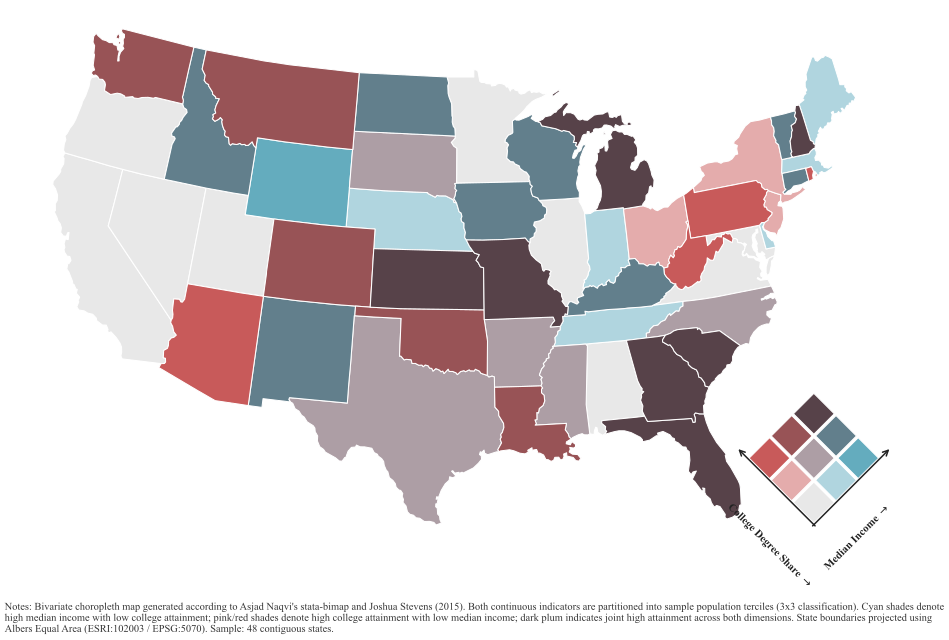

This chart was generated by the following Python code:
"""
Publication-Grade Bivariate Choropleth Map of the United States in Python.
Replicates the signature aesthetic of Asjad Naqvi's stata-bimap and Joshua Stevens (2015).
Features the classic 45-degree rotated diamond 2D legend with diagonal directional axes,
Albers Equal Area planar projection, and contiguous US state boundaries.

Citations:
- Stevens, J. (2015). Bivariate Choropleth Maps: A How-to Guide.
- Naqvi, A. (2022). BIMAP: Stata module to produce bivariate choropleth maps.
  Statistical Software Components S459091, Boston College Department of Economics.
"""

from pathlib import Path
import numpy as np
import pandas as pd
import matplotlib.pyplot as plt
from matplotlib.patches import Polygon as MplPolygon
import geopandas as gpd


# Joshua Stevens (2015) Classic Blue-Pink Bivariate 3x3 Palette (Pink-Blue)
# Equivalent to Asjad Naqvi's bimap palette
# Columns: X quantiles (0: Low, 1: Medium, 2: High)
# Rows: Y quantiles (0: Low, 1: Medium, 2: High)
BIVARIATE_PALETTE_3X3 = {
    (0, 0): "#E8E8E8",  # Low X, Low Y (Neutral light gray)
    (1, 0): "#B0D5DF",  # Med X, Low Y
    (2, 0): "#64ACBE",  # High X, Low Y (Strong Cyan/Blue)
    (0, 1): "#E4ACAC",  # Low X, Med Y
    (1, 1): "#AD9EA5",  # Med X, Med Y
    (2, 1): "#627F8C",  # High X, Med Y
    (0, 2): "#C85A5A",  # Low X, High Y (Strong Red/Pink)
    (1, 2): "#985356",  # Med X, High Y
    (2, 2): "#574249"   # High X, High Y (Dark Plum/Purple)
}


def load_contiguous_us_data():
    """
    Loads contiguous US states boundaries from local cache with explicit CRS handling:
    X: Median Household Income ($ thousands)
    Y: Share of Population with Bachelor's Degree or Higher (%)
    """
    base_dir = Path(__file__).resolve().parent
    geojson_path = base_dir / "data" / "us_states.geojson"
    
    if geojson_path.is_file():
        gdf = gpd.read_file(geojson_path)
    else:
        url = "https://raw.githubusercontent.com/python-visualization/folium/master/examples/data/us-states.json"
        gdf = gpd.read_file(url)
        
    gdf = gdf[~gdf["id"].isin(["AK", "HI", "PR", "DC"])].copy()
    
    # Explicitly ensure CRS is set before reprojection to Albers Equal Area
    if gdf.crs is None:
        gdf = gdf.set_crs(epsg=4326)
    gdf = gdf.to_crs(epsg=5070)
    
    # Synthetic empirical state indicators
    np.random.seed(42)
    n = len(gdf)
    
    mean_vec = [68.0, 34.0]
    cov_mat = [[140.0, 52.0], [52.0, 48.0]]
    sim_vals = np.random.multivariate_normal(mean_vec, cov_mat, size=n)
    
    gdf["income"] = sim_vals[:, 0]
    gdf["college_share"] = sim_vals[:, 1]
    
    gdf["x_tercile"] = pd.qcut(gdf["income"], q=3, labels=[0, 1, 2]).astype(int)
    gdf["y_tercile"] = pd.qcut(gdf["college_share"], q=3, labels=[0, 1, 2]).astype(int)
    
    gdf["biv_color"] = [
        BIVARIATE_PALETTE_3X3[(x, y)]
        for x, y in zip(gdf["x_tercile"], gdf["y_tercile"])
    ]
    
    return gdf


def draw_rotated_diamond_legend(ax, x_label="Higher Income", y_label="Higher College Share"):
    """
    Renders the classic 45-degree rotated 3x3 diamond legend used in stata-bimap and Joshua Stevens (2015).
    """
    cos45 = np.cos(np.pi / 4.0)
    sin45 = np.sin(np.pi / 4.0)
    cell_size = 0.92
    
    for i in range(3):
        for j in range(3):
            color = BIVARIATE_PALETTE_3X3[(i, j)]
            corners = np.array([
                [-cell_size / 2.0, -cell_size / 2.0],
                [cell_size / 2.0, -cell_size / 2.0],
                [cell_size / 2.0, cell_size / 2.0],
                [-cell_size / 2.0, cell_size / 2.0]
            ])
            corners += np.array([i + 0.5, j + 0.5])
            
            rot_x = corners[:, 0] * cos45 - corners[:, 1] * sin45
            rot_y = corners[:, 0] * sin45 + corners[:, 1] * cos45
            
            poly = MplPolygon(
                np.column_stack([rot_x, rot_y]),
                closed=True,
                facecolor=color,
                edgecolor="#FFFFFF",
                linewidth=0.7,
                zorder=10
            )
            ax.add_patch(poly)
            
    r_apex = 3.0 * cos45
    
    # Bottom-Right Axis Arrow (X variable)
    ax.annotate(
        "", xy=(r_apex + 0.35, r_apex + 0.35), xytext=(-0.1, -0.1),
        arrowprops=dict(arrowstyle="->", color="#222222", lw=1.1),
        zorder=12
    )
    ax.text(
        r_apex / 2.0 + 0.35, r_apex / 2.0 - 0.35,
        f"{x_label} $\\rightarrow$",
        rotation=45, ha="center", va="top",
        fontsize=7.8, fontweight="bold", color="#222222",
        zorder=12
    )
    
    # Bottom-Left Axis Arrow (Y variable)
    ax.annotate(
        "", xy=(-r_apex - 0.35, r_apex + 0.35), xytext=(0.1, -0.1),
        arrowprops=dict(arrowstyle="->", color="#222222", lw=1.1),
        zorder=12
    )
    ax.text(
        -r_apex / 2.0 - 0.35, r_apex / 2.0 - 0.35,
        f"{y_label} $\\rightarrow$",
        rotation=-45, ha="center", va="top",
        fontsize=7.8, fontweight="bold", color="#222222",
        zorder=12
    )
    
    ax.set_xlim(-3.0, 3.0)
    ax.set_ylim(-0.8, 5.0)
    ax.set_aspect("equal")
    ax.axis("off")


def plot_bivariate_us_map(gdf, out_png=None, out_pdf=None, style_path=None):
    """
    Renders professional bivariate US choropleth adhering to stata-bimap and Gastel & Day exhibit standards.
    Exports both vector PDF and 300 DPI raster PNG.
    """
    if style_path and Path(style_path).is_file():
        plt.style.use(str(style_path))
    else:
        plt.style.use("default")
        
    fig, ax = plt.subplots(figsize=(10.0, 6.5), dpi=300)
    
    for biv_tuple, hex_col in BIVARIATE_PALETTE_3X3.items():
        sub_gdf = gdf[(gdf["x_tercile"] == biv_tuple[0]) & (gdf["y_tercile"] == biv_tuple[1])]
        if len(sub_gdf) > 0:
            sub_gdf.plot(
                ax=ax,
                color=hex_col,
                edgecolor="#FFFFFF",
                linewidth=0.75,
                zorder=3
            )
            
    ax.axis("off")
    ax.grid(False)
    
    # Inset 45-degree Rotated Diamond Legend in Atlantic / Gulf space
    # The 2D key is unavoidable for bivariate choropleth mapping
    legend_ax = fig.add_axes([0.76, 0.12, 0.20, 0.28])
    draw_rotated_diamond_legend(legend_ax, x_label="Median Income", y_label="College Degree Share")
    
    # Self-contained note below exhibit
    note_text = (
        "Notes: Bivariate choropleth map generated according to Asjad Naqvi's stata-bimap and Joshua Stevens (2015). "
        "Both continuous indicators are partitioned into sample population terciles (3x3 classification). Cyan shades denote "
        "high median income with low college attainment; pink/red shades denote high college attainment with low median income; "
        "dark plum indicates joint high attainment across both dimensions. State boundaries projected using Albers Equal Area (ESRI:102003 / EPSG:5070). "
        "Sample: 48 contiguous states."
    )
    fig.text(0.05, 0.04, note_text, ha="left", va="top", fontsize=7.5, color="#333333", wrap=True)
    
    fig.subplots_adjust(left=0.04, right=0.96, top=0.96, bottom=0.12)
    
    if out_png:
        fig.savefig(out_png, dpi=300, bbox_inches="tight")
    if out_pdf:
        fig.savefig(out_pdf, bbox_inches="tight")
    plt.close(fig)


if __name__ == "__main__":
    base_dir = Path(__file__).resolve().parent
    tufte_style = base_dir.parent / "templates" / "tufte.mplstyle"
    out_png = base_dir / "bivariate_choropleth_preview.png"
    out_pdf = base_dir / "bivariate_choropleth.pdf"
    
    us_gdf = load_contiguous_us_data()
    plot_bivariate_us_map(us_gdf, out_png=out_png, out_pdf=out_pdf, style_path=tufte_style)
    print(f"Bivariate US choropleth saved to {out_png} and {out_pdf}")
